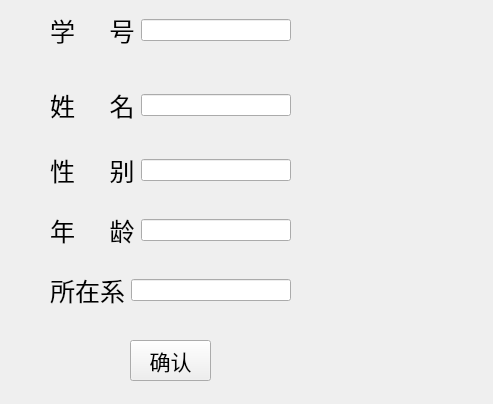
<?xml version="1.0" encoding="UTF-8"?>
<ui version="4.0">
 <class>my_insert</class>
 <widget class="QWidget" name="my_insert">
  <property name="geometry">
   <rect>
    <x>0</x>
    <y>0</y>
    <width>493</width>
    <height>404</height>
   </rect>
  </property>
  <property name="windowTitle">
   <string>Form</string>
  </property>
  <widget class="QWidget" name="layoutWidget">
   <property name="geometry">
    <rect>
     <x>50</x>
     <y>150</y>
     <width>241</width>
     <height>41</height>
    </rect>
   </property>
   <layout class="QHBoxLayout" name="horizontalLayout_3">
    <item>
     <widget class="QLabel" name="label_4">
      <property name="font">
       <font>
        <pointsize>19</pointsize>
       </font>
      </property>
      <property name="text">
       <string>性     别</string>
      </property>
     </widget>
    </item>
    <item>
     <widget class="QLineEdit" name="lineEdit_3"/>
    </item>
   </layout>
  </widget>
  <widget class="QWidget" name="layoutWidget_2">
   <property name="geometry">
    <rect>
     <x>50</x>
     <y>80</y>
     <width>241</width>
     <height>51</height>
    </rect>
   </property>
   <layout class="QHBoxLayout" name="horizontalLayout_2">
    <item>
     <widget class="QLabel" name="label_3">
      <property name="font">
       <font>
        <pointsize>19</pointsize>
       </font>
      </property>
      <property name="text">
       <string>姓     名</string>
      </property>
     </widget>
    </item>
    <item>
     <widget class="QLineEdit" name="lineEdit_2"/>
    </item>
   </layout>
  </widget>
  <widget class="QWidget" name="layoutWidget_3">
   <property name="geometry">
    <rect>
     <x>50</x>
     <y>210</y>
     <width>241</width>
     <height>41</height>
    </rect>
   </property>
   <layout class="QHBoxLayout" name="horizontalLayout_5">
    <item>
     <widget class="QLabel" name="label_6">
      <property name="font">
       <font>
        <pointsize>19</pointsize>
       </font>
      </property>
      <property name="text">
       <string>年     龄</string>
      </property>
     </widget>
    </item>
    <item>
     <widget class="QLineEdit" name="lineEdit_5"/>
    </item>
   </layout>
  </widget>
  <widget class="QWidget" name="layoutWidget_4">
   <property name="geometry">
    <rect>
     <x>50</x>
     <y>270</y>
     <width>241</width>
     <height>41</height>
    </rect>
   </property>
   <layout class="QHBoxLayout" name="horizontalLayout_4">
    <item>
     <widget class="QLabel" name="label_5">
      <property name="font">
       <font>
        <pointsize>19</pointsize>
       </font>
      </property>
      <property name="text">
       <string>所在系</string>
      </property>
     </widget>
    </item>
    <item>
     <widget class="QLineEdit" name="lineEdit_4"/>
    </item>
   </layout>
  </widget>
  <widget class="QPushButton" name="save">
   <property name="geometry">
    <rect>
     <x>130</x>
     <y>340</y>
     <width>81</width>
     <height>41</height>
    </rect>
   </property>
   <property name="font">
    <font>
     <pointsize>16</pointsize>
    </font>
   </property>
   <property name="text">
    <string>确认</string>
   </property>
  </widget>
  <widget class="QWidget" name="layoutWidget_5">
   <property name="geometry">
    <rect>
     <x>50</x>
     <y>0</y>
     <width>241</width>
     <height>61</height>
    </rect>
   </property>
   <layout class="QHBoxLayout" name="horizontalLayout">
    <item>
     <widget class="QLabel" name="label">
      <property name="font">
       <font>
        <pointsize>19</pointsize>
       </font>
      </property>
      <property name="text">
       <string>学     号</string>
      </property>
     </widget>
    </item>
    <item>
     <widget class="QLineEdit" name="lineEdit"/>
    </item>
   </layout>
  </widget>
 </widget>
 <resources/>
 <connections/>
</ui>
